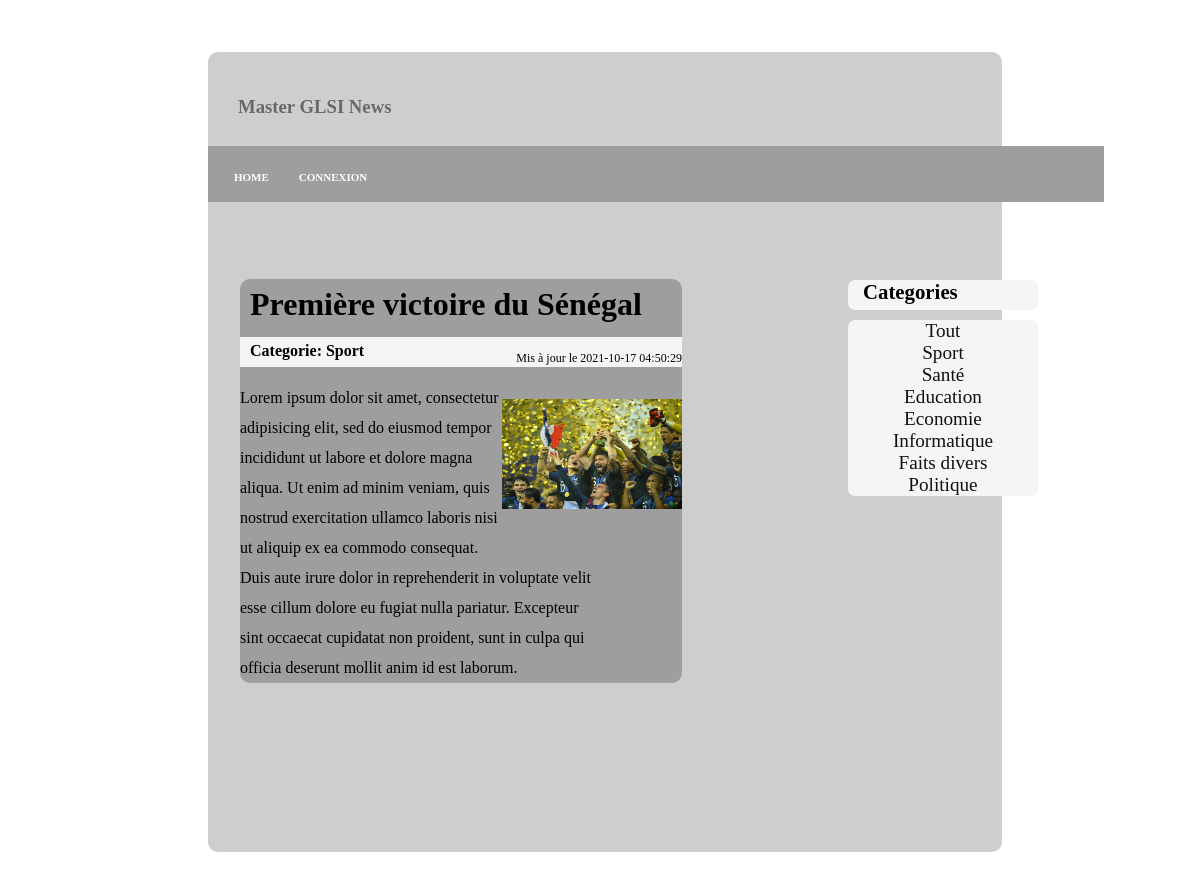
The page /Projet/Views/page0.php?art=1 on the database as committed earlier.
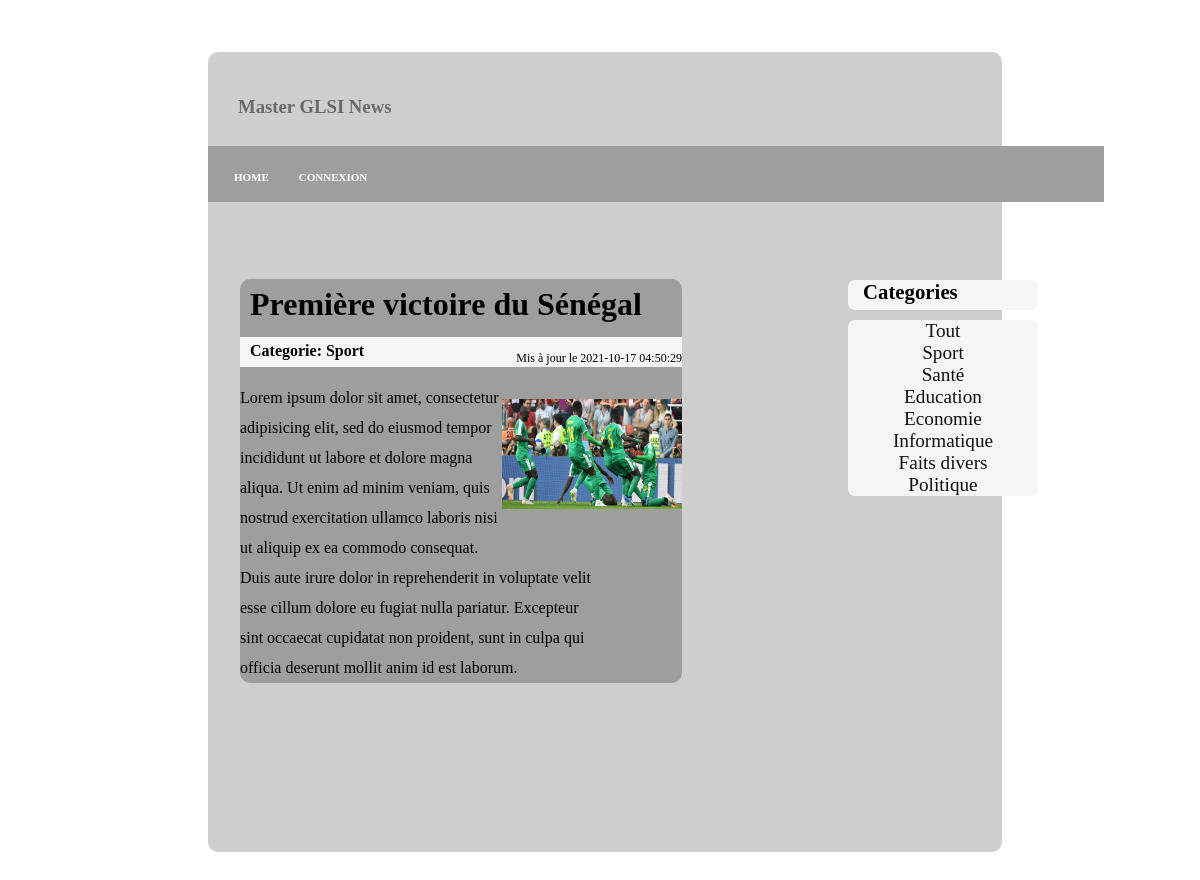
The same page on the database as committed later.
### tables this page shows
CREATE TABLE IF NOT EXISTS `categorie` (
  `id` int(11) NOT NULL AUTO_INCREMENT,
  `libelle` varchar(255) DEFAULT NULL,
  PRIMARY KEY (`id`)
);

CREATE TABLE IF NOT EXISTS `article` (
  `id` int(11) NOT NULL AUTO_INCREMENT,
  `titre` varchar(255) DEFAULT NULL,
  `contenu` text,
  `dateCreation` datetime DEFAULT CURRENT_TIMESTAMP,
  `dateModification` datetime DEFAULT CURRENT_TIMESTAMP,
  `categorie` int(11) DEFAULT NULL,
  `image` text NOT NULL,
  PRIMARY KEY (`id`),
  KEY `fk_categorie_article` (`categorie`)
);

### Projet/Controller/controll.php (called while the page is built)
<?php
require_once('../Modele/connect.php');
if (isset($_GET['art'])) {
  $art=$_GET['art'];
  require('../Modele/affich2.php');
}
   else {
      require('../Modele/affichage.php');
   }
?>

### Projet/Modele/affich2.php (called while the page is built, shortened)
<?php
  $rep=$bdd->query("SELECT * FROM article WHERE id=\"$art\"") or die(print_r($bdd->errorInfo()));
  $donne=$rep->fetch();
  $v1=$donne['titre'];
  $v2=$donne['contenu'];
  $v4=$donne['dateModification'];
  $v5=$donne['categorie'];
  $v6=$donne['image'];
$rep=$bdd->query("SELECT * FROM categorie WHERE id=\"$v5\"") or die(print_r($bdd->errorInfo()));
$donne =$rep->fetch();
$var=$donne['libelle'];
 ?>

### Projet/Views/page0.php (the view, shortened to what this page needs)
<!DOCTYPE html>
<html lang="fr" dir="ltr">
  <head>
    <link rel="stylesheet" href="../Views/css/styles2.css">
  </head>
  <body>
<div class="todos">
  <?php
  require('../Views/headers.php');
  require_once('../Views/categorieb.php');
  require_once('../Controller/controll.php');
  ?>
  <div class="tout">
    <div class="defiler">
      <h1 style="position: relative;top: 7px;margin-left:10px;"><a href="index.php"></a> <?php echo $v1; ?></h1>
        <div id="categorie">
          <div id="categ">
            <p id="ca">Categorie: <?php echo $var; ?></p>
          </div>
          <div id="MAJ">
            <p> Mis à jour le <?php echo $v4; ?></p>
          </div>
        </div>
        <div id="contenu">
          <p id="ima"><img id="id" src="<?php echo "../Views/css/images/".$v6;?>" style="width: 180px;height: 110px"></p>
          <p><?php echo $v2; ?></p>
        </div>
      </div>
    </div>
    <h3 style="position: relative; top: -1050px; margin-left:230px; color:#696969;">Master GLSI News</h3>
</div>
  </body>
</html>

### Projet/Views/headers.php (shortened to what this page needs)
<?php
if (isset($_SESSION['type'])) {
	if ($_SESSION['type']=="admin") {
		$bnd="admin";
	} else {
		$bnd="lambda";
	}
} else {
	$bnd="user";
}
?>
<!DOCTYPE html>
<html lang="fr" dir="ltr">
  <head>
    <link rel="stylesheet" href="../Views/css/styles.css">
  </head>
  <body>
    <div id="barre">
    </div>
    <div class="nav-holder">
      <div class="shell">
        <div id="navigation" class="left">
          <ul>
                        			<?php
                    if ($bnd=="user") {echo "<li><a href=\"../Views/index.php\"><p>Home</a><li><li><a href=\"../Views/accueil.php\"><p>Connexion</a><li>";} else {echo "<li><a  class=\"active\" href=\"../Views/page.php\">Home</a></li>";}
            				if ($bnd=="user"){} else{echo "<li><a href=\"../Modele/decon.php\">Déconnexion</a></li>";} ?>
          </ul>
        </div>
      </div>
    </div>
  </body>
</html>

### Projet/Views/categorieb.php (shortened to what this page needs)
<!DOCTYPE html>
<html lang="fr" dir="ltr">
  <head>
    <link rel="stylesheet" href="../Views/css/styles2.css">
  </head>
  <body>
 <div id="tet">
  <div id="tetuu">
    <h4 id="tute">Categories</h4>
  </div>
      <div id="ute">
        <a href="index.php">Tout</a><br>
        <?php require ('../Views/liste.php'); ?>
      </div>
 </div>
  </body>
</html>

### Projet/Views/liste.php (shortened to what this page needs)
<?php
require_once('../Modele/connect.php');
$rep=$bdd->query("SELECT * from categorie") or die(print_r($bdd->errorInfo()));
    while($done=$rep->fetch()){
    $c1=$done['libelle'];
    $c2=$done['id'];?>
    <a href="index.php?cat=<?php echo $c2; ?>"><?php echo $c1; ?></a><br>
    <?php
    }
?>

### Projet/Views/css/styles2.css (style rules this page uses)
#tet { z-index: 3; margin: 40px; float: right; position: absolute; top: 212px; margin-left: 840px; }
#tetuu { background: #F5F5F5; border-radius: 7px; padding-left: 15px; text-align: left; height: 30px; width: 175px; font-size: 1.3em; }
#ute { background: #F5F5F5; border-radius: 7px; height: auto; width: 190px; text-align: center; margin-top: 10px; font-size: 1.2em; }

### Projet/Views/css/styles.css (style rules this page uses)
body { background-image: url(./images/img1.jpg); background-size: cover; }
a:link, a:visited { color: #111111; text-decoration: none; }
.tout { position: relative; top: -275px; background-color: #CECECE; margin-left: 200px; margin-right: 190px; border-radius: 10px; height: 800px; }
.defiler { position: relative; top: 227px; background-color: #9E9E9E; border-radius: 10px; margin-left: 32px; margin-right: 320px; margin-top: 255px; height: auto; }
#id { width: 570px; height: 310px; }
#barre { display: inline-block; position: absolute; z-index: 3; top: 146px; background: #9E9E9E; text-align: left; margin-left: 200px; height: 56px; width: 896px; font-size: 1.0em; }
.nav-holder { background:url(images/nav-bg.gif) repeat-x 0 0; height:56px; }
#navigation { z-index: 3; background-color: red; position: relative; top: 80px; margin-left: 170px; border-left:1px solid #4474a5; }
#navigation ul { list-style:none; }
#navigation ul li { display:inline; height:54px; float:left; font-size:11px; line-height:54px; font-weight:bold; text-transform:uppercase; }
#navigation ul li a { float:left; height:54px; color:#fff; text-decoration:none; padding:0 15px; }
#MAJ { position: relative; top: -35px; float: right; }
#categorie { background-color: #F5F5F5; width: 100%; height: 30px; }
#categ { position: relative; top: 5px; }
#MAJ { position: relative; top: -32px; font-size: 12px; }
#contenu { position: relative; display: block; width: 80%; line-height: 30px; }
#ima { position: relative; float: right; margin-right: -166px; }
#ca { font-weight: bold; margin-left: 10px; }

Rows that differ between the two databases and show on the page:
changed article "Première victoire du Sénégal": image: a different picture
